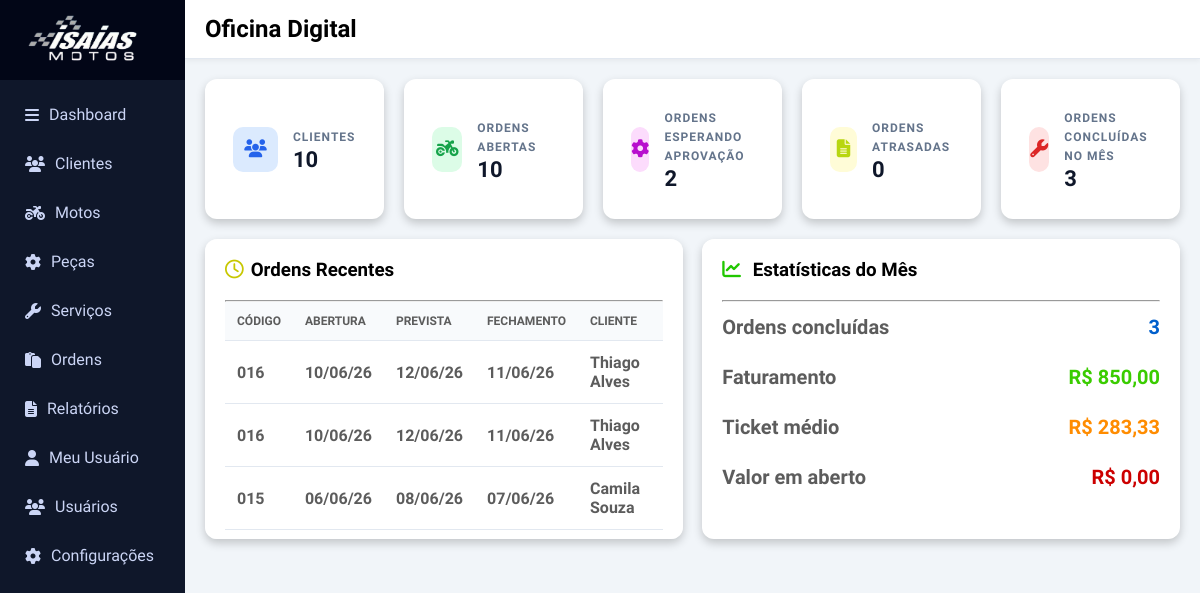
The app's page /paginas/Inicio.php with its own data.
### tables this page shows
CREATE TABLE ordens_servico (
    codordem INT AUTO_INCREMENT PRIMARY KEY,

    coduser INT NOT NULL,
    codmoto INT NOT NULL,

    usuario_abertura INT NOT NULL,
    usuario_fechamento INT NULL,

    status INT NOT NULL,

    data_abertura DATETIME DEFAULT CURRENT_TIMESTAMP,
    data_prevista DATE,
    data_fechamento DATETIME NULL,

    descricao_problema TEXT,
    valor_total DECIMAL(10,2) DEFAULT 0.00,

    CONSTRAINT fk_ordem_cliente
        FOREIGN KEY (coduser)
        REFERENCES clientes(coduser),

    CONSTRAINT fk_ordem_moto
        FOREIGN KEY (codmoto)
        REFERENCES motos(codmoto),

    CONSTRAINT fk_ordem_usuario_abertura
        FOREIGN KEY (usuario_abertura)
        REFERENCES usuarios(codusuario),

    CONSTRAINT fk_ordem_usuario_fechamento
        FOREIGN KEY (usuario_fechamento)
        REFERENCES usuarios(codusuario)
);

CREATE TABLE clientes (
    coduser INT AUTO_INCREMENT PRIMARY KEY,
    nome_completo VARCHAR(150) NOT NULL,
    email VARCHAR(150) UNIQUE,
    telefone VARCHAR(20) NOT NULL,
    cpf CHAR(11) UNIQUE,
    endereco VARCHAR(255),
    bairro VARCHAR(100),
    cidade VARCHAR(100),
    estado CHAR(2),
    cep VARCHAR(9),

    usuario_cadastro INT,

    CONSTRAINT fk_cliente_usuario
        FOREIGN KEY (usuario_cadastro)
        REFERENCES usuarios(codusuario)
);

### paginas/Inicio.php (the view, shortened to what this page needs)
<!DOCTYPE html>
<html lang="pt-br">
<?php require_once("../Conexao/conexao.php"); ?>
<head>
  <link rel="stylesheet" href="https://cdnjs.cloudflare.com/ajax/libs/font-awesome/6.5.0/css/all.min.css">
  <link rel="stylesheet" href="https://cdnjs.cloudflare.com/ajax/libs/font-awesome/4.7.0/css/font-awesome.min.css">
  <link rel="stylesheet" href="style.css">
</head>
<body>
  <div id="sidebar" class="sidebar hidden-mobile">
    <div style="height:80px;display:flex;align-items:center;justify-content:center;background:#020617">
      <img src="../Imagens/IsaiasmotosW.png" style="height:50px;margin-right:10px">
    </div>
    <nav>
      <ul>
        <li><a href="Inicio.php"><i class="fa-solid fa-bars"></i>Dashboard</a></li>
        <li><a href="clientes.php"><i class="fa-solid fa-users icon-black"></i>Clientes</a></li>
        <li><a href="motos.php"><i class="fa-solid fa-motorcycle"></i>Motos</a></li>
        <li><a href="pecas.php"><i class="fa-solid fa-gear"></i>Peças</a></li>
        <li><a href="servicos.php"><i class="fa-solid fa-wrench"></i>Serviços</a></li>
        <li><a href="ordens.php"><i class="fa-solid fa-clipboard"></i>Ordens</a></li>
        <li><a href="relatorios.php"><i class="fa-solid fa-file-lines"></i>Relatórios</a></li>
        <li><a href="meu-Usuario.php"><i class="fa-solid fa-user"></i>Meu Usuário</a></li>
        <li><a href="usuarios.php"><i class="fa-solid fa-users"></i>Usuários</a></li>
        <li><a href="configuracoes.php"><i class="fa-solid fa-gear"></i>Configurações</a></li>
      </ul>
    </nav>
  </div>
  <div class="main-content">
    <header class="main-header">
      <h2 id="page-title">Oficina Digital</h2>
    </header>
    <main>
      <div id="dashboard-section" class="section">
        <div class="grid grid-5 dashboard-cards">
          <div class="card dashboard-card">
            <div class="icon blue"><i class="fa-solid fa-users"></i></div>
            <div class="info">
              <span>CLIENTES</span>
              <h2 id="total-clientes">
                    <?php
                    $sqlcontagemclientes = "SELECT COUNT(*) AS Clientes FROM clientes";
                    $contagemclientes = $conexao->query($sqlcontagemclientes)->fetch(PDO::FETCH_ASSOC);
                    echo $contagemclientes['Clientes'];
                  ?>
              </h2>
            </div>
          </div>
          <div class="card dashboard-card">
            <div class="icon green"><i class="fa-solid fa-motorcycle"></i></div>
            <div class="info">
              <span>ORDENS ABERTAS</span>
              <h2 id="total-ordens-abertas">
                  <?php
                    $sqlOrdensAbertas = "SELECT COUNT(*) AS total_ordens FROM ordens_servico WHERE status IN (1,2,3)";
                    $contagemOrdens = $conexao->query($sqlOrdensAbertas)->fetch(PDO::FETCH_ASSOC);
                    echo $contagemOrdens['total_ordens'];
                  ?>
                </h2>
            </div>
          </div>
          <div class="card dashboard-card">
            <div class="icon purple"><i class="fa-solid fa-gear"></i></div>
            <div class="info">
              <span>ORDENS ESPERANDO APROVAÇÃO</span>
              <h2 id="total-servicos">
                  <?php
                    $sqlOrdensAbertas = "SELECT COUNT(*) AS total_ordens FROM ordens_servico WHERE status IN (3)";
                    $contagemOrdens = $conexao->query($sqlOrdensAbertas)->fetch(PDO::FETCH_ASSOC);
                    echo $contagemOrdens['total_ordens'];
                  ?>
              </h2>
            </div>
          </div>
          <div class="card dashboard-card">
            <div class="icon yellow"><i class="fa-solid fa-file-lines"></i></div>
            <div class="info">
              <span>ORDENS ATRASADAS</span>
                  <h2 id="total-ordens-atrasadas">
                    <?php
                      $sqlOrdensAtrasadas = "SELECT COUNT(*) AS total FROM ordens_servico WHERE status != 4 AND data_prevista < CURDATE()";
                      $contagem = $conexao->query($sqlOrdensAtrasadas)->fetch(PDO::FETCH_ASSOC);
                      echo $contagem['total'];
                    ?>
                  </h2>
            </div>
          </div>
          <div class="card dashboard-card">
            <div class="icon red"><i class="fa-solid fa-wrench"></i></div>
            <div class="info">
              <span>ORDENS CONCLUÍDAS NO MÊS</span>
              <h2 id="total-ordens-concluidas">
                <?php
                  $sqlOrdensConcluidas = "SELECT COUNT(*) AS total FROM ordens_servico WHERE status = 4
                    AND MONTH(data_fechamento) = MONTH(CURDATE())
                    AND YEAR(data_fechamento) = YEAR(CURDATE())";
                  $contagem = $conexao->query($sqlOrdensConcluidas)->fetch(PDO::FETCH_ASSOC);
                  echo $contagem['total'];
                ?>
              </h2>
            </div>
          </div>
        </div>
        <div id="Conteudo">
          <div id="ContCard" class="card">
            <h3> <i style="margin-right: 7px; color: rgb(199, 199, 0);" class="far fa-clock"></i>Ordens Recentes</h3>
            <br>
            <hr>
        <div id="TabelaDados">
          <table>
            <thead>
              <tr>
                <th>Código</th>
                <th>Abertura</th>
                <th>Prevista</th>
                <th>Fechamento</th>
                <th>Cliente</th>
                <th>Moto</th>
              </tr>
            </thead>
            <tbody>
            <?php
              $sqlOrdensRecentes = "SELECT
                                      os.codordem, os.data_abertura, os.data_prevista, os.data_fechamento, c.nome_completo AS cliente, m.modelo AS moto, s.nome AS servico, os.status
                                    FROM ordens_servico os
                                    INNER JOIN clientes c ON os.coduser = c.coduser
                                    INNER JOIN motos m ON os.codmoto = m.codmoto
                                    LEFT JOIN ordem_servicos ovs ON os.codordem = ovs.codordem
                                    LEFT JOIN servicos s ON ovs.codservico = s.codservico
                                    ORDER BY os.codordem DESC LIMIT 15";
              $ordensRecentes = $conexao->query($sqlOrdensRecentes)->fetchAll(PDO::FETCH_ASSOC);
            ?>
            <?php foreach($ordensRecentes as $ordem):
                $prevista = $ordem['data_prevista'] ?? '-';
                $fechamento = $ordem['data_fechamento'] ?? '-';
                if ($prevista != '-') {
                    $prevista = date('d/m/y', strtotime($prevista));
                }
                if ($fechamento != '-') {
                    $fechamento = date('d/m/y', strtotime($fechamento));
                }
            ?>
            <tr>
                <td><?= str_pad($ordem['codordem'], 3, '0', STR_PAD_LEFT) ?></td>
                <td><?= date('d/m/y', strtotime($ordem['data_abertura'])) ?></td>
                <td><?= $prevista ?></td>
                <td><?= $fechamento ?></td>
                <td><?= htmlspecialchars($ordem['cliente']) ?></td>
                <td><?= htmlspecialchars($ordem['moto']) ?></td>
            </tr>
            <?php endforeach; ?>
            </tbody>
          </table>
        </div>
          </div>
          <div id="ContCard" class="card">
              <h3>
                  <i style="margin-right: 7px; color: rgb(33, 199, 0);" class="fas fa-chart-line"></i>
                  Estatísticas do Mês
              </h3>
              <br>
              <hr>
              <?php
              $sqlOrdensConcluidas = "
                  SELECT COUNT(*)
                  FROM ordens_servico
                  WHERE data_fechamento IS NOT NULL
                  AND MONTH(data_fechamento) = MONTH(CURDATE())
                  AND YEAR(data_fechamento) = YEAR(CURDATE())
              ";
              $ordensConcluidas = $conexao->query($sqlOrdensConcluidas)->fetchColumn();
              $sqlFaturamento = "
                  SELECT IFNULL(SUM(valor_total), 0)
                  FROM ordens_servico
                  WHERE data_fechamento IS NOT NULL
                  AND MONTH(data_fechamento) = MONTH(CURDATE())
                  AND YEAR(data_fechamento) = YEAR(CURDATE())
              ";
              $faturamentoMes = $conexao->query($sqlFaturamento)->fetchColumn();
              $sqlTicketMedio = "
                  SELECT IFNULL(AVG(valor_total), 0)
                  FROM ordens_servico
                  WHERE data_fechamento IS NOT NULL
                  AND MONTH(data_fechamento) = MONTH(CURDATE())
                  AND YEAR(data_fechamento) = YEAR(CURDATE())
              ";
              $ticketMedio = $conexao->query($sqlTicketMedio)->fetchColumn();
              $sqlValorAberto = "
                  SELECT IFNULL(SUM(valor_total), 0)
                  FROM ordens_servico
                  WHERE status IN (1,2,3)
              ";
              $valorAberto = $conexao->query($sqlValorAberto)->fetchColumn();
              ?>
              <div id="DashEstatistica">
                  <h4>Ordens concluídas</h4>
                  <h4 style="color: rgb(0, 95, 204);">
                      <?= $ordensConcluidas ?>
                  </h4>
              </div>
              <div id="DashEstatistica">
                  <h4>Faturamento</h4>
                  <h4 style="color: rgb(58, 204, 0);">
                      R$ <?= number_format($faturamentoMes, 2, ',', '.') ?>
                  </h4>
              </div>
              <div id="DashEstatistica">
                  <h4>Ticket médio</h4>
                  <h4 style="color: rgb(255, 140, 0);">
                      R$ <?= number_format($ticketMedio, 2, ',', '.') ?>
                  </h4>
              </div>
              <div id="DashEstatistica">
                  <h4>Valor em aberto</h4>
                  <h4 style="color: rgb(204, 0, 0);">
                      R$ <?= number_format($valorAberto, 2, ',', '.') ?>
                  </h4>
              </div>
          </div>
        </div>
      </div>
    </main>
  </div>
</body>
</html>

### paginas/style.css (style rules this page uses)
* { margin: 0; padding: 0; box-sizing: border-box; }
body { font-family: "Google Sans", sans-serif; background: #f1f5f9; }
.sidebar { width: 185px; height: 100vh; position: fixed; left: 0; top: 0; background: #0f172a; color: #fff; transition: .3s ease; z-index: 1000; }
.sidebar.hidden-mobile { transform: translateX(-100%); }
.sidebar nav ul { list-style: none; padding: 15px; }
.sidebar nav ul li { margin-bottom: 10px; }
.sidebar nav ul li a { display: flex; align-items: center; gap: 10px; padding: 10px; border-radius: 8px; color: #cbd5f5; text-decoration: none; transition: .25s; }
.main-content { margin-left: 185px; transition: .3s; }
.main-header { background: #fff; padding: 15px 20px; display: flex; justify-content: space-between; align-items: center; border-bottom: 1px solid #e2e8f0; box-shadow: 0 2px 5px rgba(0, 0, 0, 0.05); }
.grid { display: grid; gap: 20px; }
.grid-5 { grid-template-columns: repeat(5, 1fr); }
.card { background: #fff; border-radius: 12px; padding: 20px; box-shadow: 0 4px 10px rgba(0, 0, 0, 0.2); transition: .3s ease; position: relative; overflow: hidden; }
.card::after { content: ""; position: absolute; top: 0; left: 0; width: 100%; height: 4px; background: linear-gradient(90deg, #2563eb, #22c55e, #f50b0b); opacity: 0; transition: .3s; }
#ContCard { margin-top: 20px; width: 49%; height: 300px; column-gap: 10px; overflow-y: scroll; }
#ContCard p, h4 { font-weight: 600; color: rgb(92, 92, 92); margin-top: 13px; margin-bottom: 13px; }
#ContCard table { font-weight: 600; color: rgb(92, 92, 92); }
#Conteudo { display: flex; justify-content: space-between; }
#DashEstatistica { font-size: 2.5vh; display: flex; justify-content: space-between; }
#TabelaDados { overflow: scroll; }
table { width: 100%; border-collapse: collapse; overflow: scroll; }
th, td { padding: 12px; border-bottom: 1px solid #e2e8f0; }
th { background: #f8fafc; font-size: 12px; text-transform: uppercase; text-align: left; }
.section { padding: 20px; animation: fade .3s ease }
.dashboard-cards { gap: 20px; }
.dashboard-card { display: flex; align-items: center; gap: 15px; padding: 28px; border-radius: 12px; background: #ffffff; box-shadow: 0 4px 10px rgba(0, 0, 0, 0.2); transition: 0.25s; }
.dashboard-card .icon { width: 45px; height: 45px; border-radius: 10px; display: flex; align-items: center; justify-content: center; font-size: 18px; }
.icon.blue { background: #dbeafe; color: #2563eb; }
.icon.green { background: #dcfce7; color: #16a34a; }
.icon.purple { background: #fcdcfc; color: #b80fce; }
.icon.yellow { background: #fffcd7; color: #b8d610; }
.icon.red { background: #fee2e2; color: #dc2626; }
.dashboard-card .info span { font-size: 12px; font-weight: bold; color: #64748b; letter-spacing: 1px; }
.dashboard-card .info h2 { font-size: 22px; margin-top: 2px; color: #0f172a; }
@media (min-width:769px) { .sidebar { transform: translateX(0) !important } }

### records on screen
ordens_servico: codordem "016", data_abertura "10/06/26", data_prevista "12/06/26", data_fechamento "11/06/26", coduser.nome_completo "Thiago Alves"
ordens_servico: codordem "015", data_abertura "06/06/26", data_prevista "08/06/26", data_fechamento "07/06/26", coduser.nome_completo "Camila Souza"

### other values on screen
$contagemclientes['Clientes'] "10"
$contagemOrdens['total_ordens'] "10"
$contagemOrdens['total_ordens'] "2"
$contagem['total'] "0"
$contagem['total'] "3"
$ordensConcluidas "3"
$faturamentoMes "850,00"
$ticketMedio "283,33"
$valorAberto "0,00"
